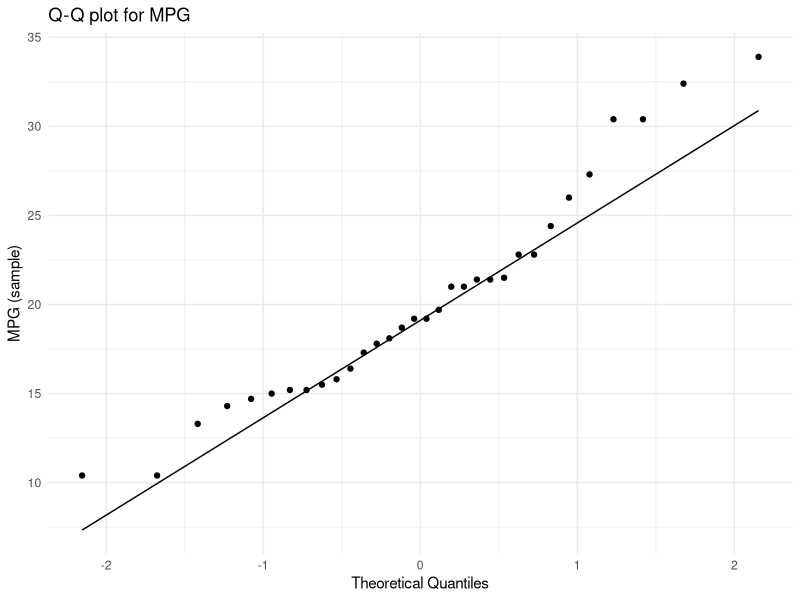

This figure's R source:
data(mtcars) 
library(ggplot2) 
ggplot(data = mtcars, aes(sample = mpg)) +   stat_qq() +   stat_qq_line() +   labs(title = "Q-Q plot for MPG",        x = "Theoretical Quantiles",        y = "MPG (sample)") + 
  theme_minimal() 

